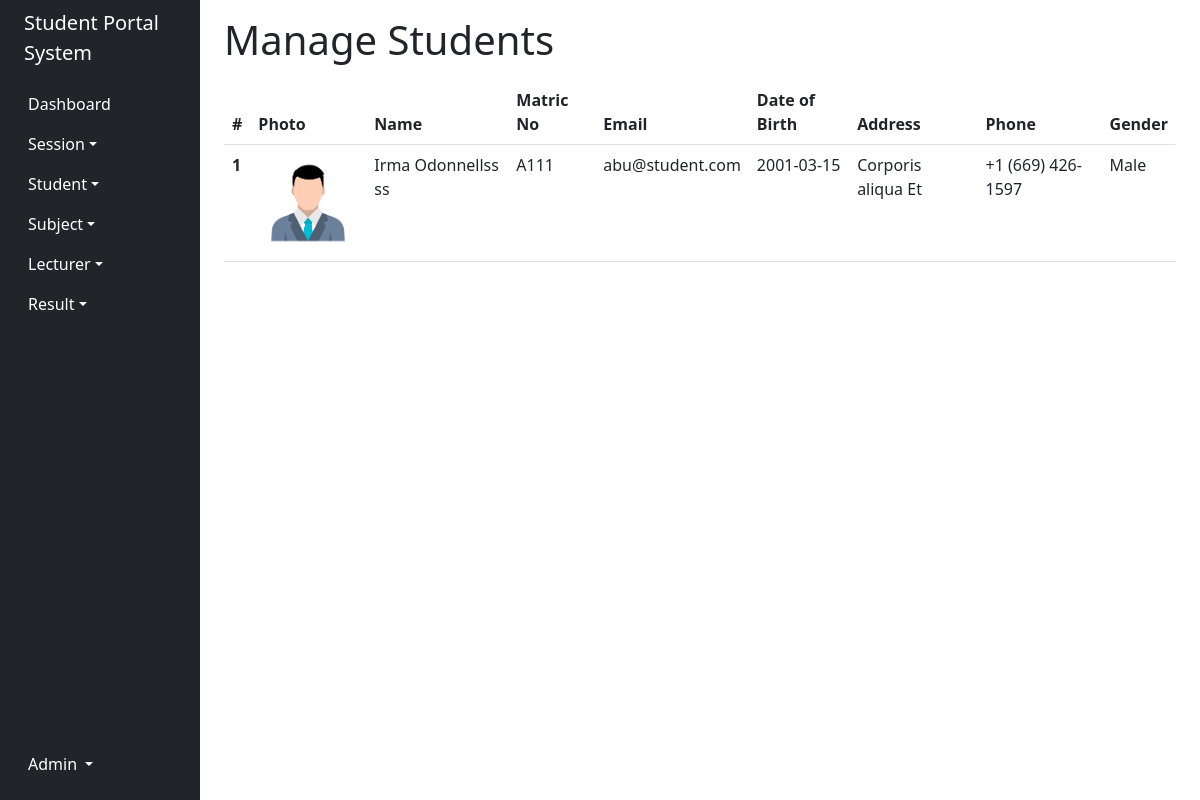
Page /admin/student.php (signed in) on the committed database.
### tables this page shows
CREATE TABLE `students` (
  `id` int(11) NOT NULL,
  `name` varchar(255) NOT NULL,
  `matric` varchar(255) NOT NULL,
  `email` varchar(255) NOT NULL,
  `birthday` varchar(255) NOT NULL,
  `address` varchar(255) NOT NULL,
  `phone` varchar(255) NOT NULL,
  `gender` varchar(255) NOT NULL,
  `photo` varchar(255) NOT NULL,
  `password` varchar(255) NOT NULL
);

### controller/admin-controller.php (called while the page is built, shortened)
<?php
require(asset('controller/controller.php'));
function getStudents()
{
    $results = array();
    $query = "SELECT * FROM students";
    $result = mysqlj($query);
    if ($result->num_rows > 0) {
        while ($row = mysqli_fetch_assoc($result)) {
            $results[] = $row;
        }
    }
    return $results;
}

### controller/controller.php (called while the page is built, shortened)
<?php
$conn = mysqli_connect($_ENV['DB_HOST'], $_ENV['DB_USERNAME'], $_ENV['DB_PASSWORD'], $_ENV['DB_DATABASE']);
function mysqlj($query)
{
    global $conn;
    return mysqli_query($conn, $query);
}

### config/include.php (called while the page is built, shortened)
<?php
function route($path)
{
    return $_ENV['URL_PATH'] . $path;
}

### admin/student.php (the view, shortened to what this page needs)
<?php
include('../config/include.php');
include(asset('controller/admin-controller.php'));
$students = getStudents();
?>
<!DOCTYPE html>
<html lang="en">
<head>
    <link href="https://cdn.jsdelivr.net/npm/bootstrap@5.2.3/dist/css/bootstrap.min.css" rel="stylesheet">
    <link rel="stylesheet" href="https://cdn.jsdelivr.net/npm/bootstrap-icons@1.10.3/font/bootstrap-icons.css">
</head>
<body>
    <div class="container-fluid">
        <div class="row flex-nowrap">
            <?php include(asset('admin/inc/sidebar.php')) ?>
            <div class="col py-3">
                <div class="container">
                    <h1>Manage Students</h1>
                    <table class="table mt-3">
                        <thead>
                            <tr>
                                <th scope="col">#</th>
                                <th scope="col">Photo</th>
                                <th scope="col">Name</th>
                                <th scope="col">Matric No</th>
                                <th scope="col">Email</th>
                                <th scope="col">Date of Birth</th>
                                <th scope="col">Address</th>
                                <th scope="col">Phone</th>
                                <th scope="col">Gender</th>
                            </tr>
                        </thead>
                        <tbody>
                            <?php foreach ($students as $key => $student) { ?>
                                <tr>
                                    <th scope="row"><?= $key+1 ?></th>
                                    <td>
                                        <img src="<?= route($student['photo']) ?>" width="100" height="100">
                                    </td>
                                    <td><?= $student['name'] ?></td>
                                    <td><?= $student['matric'] ?></td>
                                    <td><?= $student['email'] ?></td>
                                    <td><?= $student['birthday'] ?></td>
                                    <td><?= $student['address'] ?></td>
                                    <td><?= $student['phone'] ?></td>
                                    <td class="text-capitalize" ><?= $student['gender'] ?></td>
                                </tr>
                            <?php } ?>
                        </tbody>
                    </table>
                </div>
            </div>
        </div>
    </div>
</body>
</html>

### rows in the picture
students: photo (placeholder picture), name "Irma Odonnellss ss", matric "A111", email "abu@student.com", birthday "2001-03-15", address "Corporis aliqua Et", phone "+1 (669) 426-1597", gender "Male"

### other values in the picture
$_ENV['APP_NAME'] "Student Portal System"
$_SESSION['name'] "Admin"
